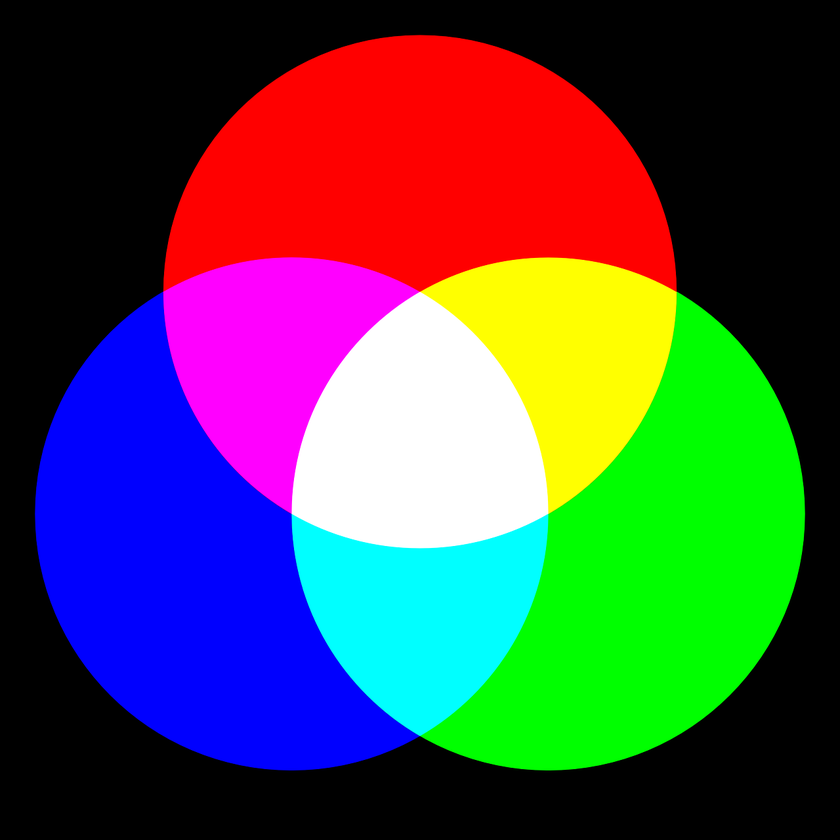
#> input picture images/rgb.png, 840 x 840 px, shrunk from 1280 x 1280 before the run
$ jupyter execute Selective_search_OpenCV.ipynb
#> lines starting #> are read from the running program, lines starting #| are printed output that depends on the picture
[cell 1]
# import the necessary packages
import argparse
import random
import time
import cv2

def selective_search(image_path, segmentation_type):

    # load the input image
#> called with image_path = '../images/rgb.png', segmentation_type = 'fast'
    image = cv2.imread(image_path)
#> image is the input picture: shape (840, 840, 3); mean B, G, R 74.7, 74.7, 74.8
    # initialize OpenCV's selective search implementation and set the
    # input image
    ss = cv2.ximgproc.segmentation.createSelectiveSearchSegmentation()
    ss.setBaseImage(image)
    # check to see if we are using the *fast* but *less accurate* version
    # of selective search
    if segmentation_type == "fast":
        print("[INFO] using *fast* selective search")
        ss.switchToSelectiveSearchFast()
    # otherwise we are using the *slower* but *more accurate* version
    else:
        print("[INFO] using *quality* selective search")
        ss.switchToSelectiveSearchQuality()

    # run selective search on the input image
    start = time.time()
    rects = ss.process()
    end = time.time()
    # show how along selective search took to run along with the total
    # number of returned region proposals
    print("[INFO] selective search took {:.4f} seconds".format(end - start))
    print("[INFO] {} total region proposals".format(len(rects)))

    # loop over the region proposals in chunks (so we can better
    # visualize them)
    for i in range(0, len(rects), 100):
        # clone the original image so we can draw on it
        output = image.copy()
        # loop over the current subset of region proposals
        for (x, y, w, h) in rects[i:i + 100]:
            # draw the region proposal bounding box on the image
            color = [random.randint(0, 255) for j in range(0, 3)]
            cv2.rectangle(output, (x, y), (x + w, y + h), color, 2)
        # show the output image
        cv2.imshow("Output", output)
        key = cv2.waitKey(0) & 0xFF
        # if the `q` key was pressed, break from the loop
        if key == ord("q"):
            break
#> this loop made 1 pass; (key q is pressed on pass 1)
#> pass 1, in selective_search, `cv2.imshow("Output", output)`:
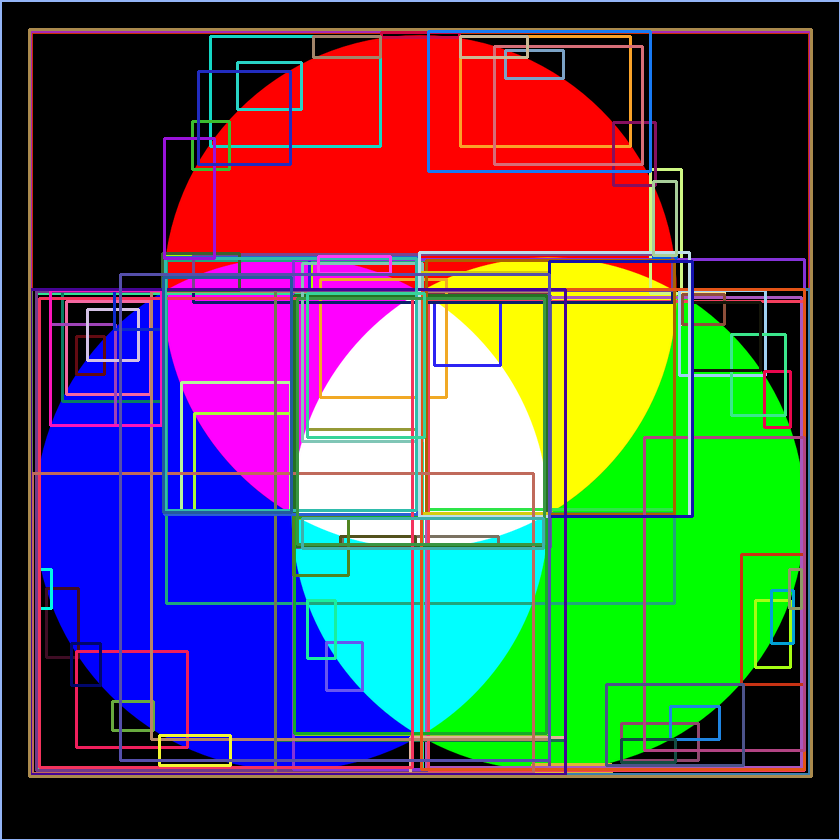
#> window 'Output': shape (840, 840, 3); mean B, G, R 82.1, 81.2, 83
